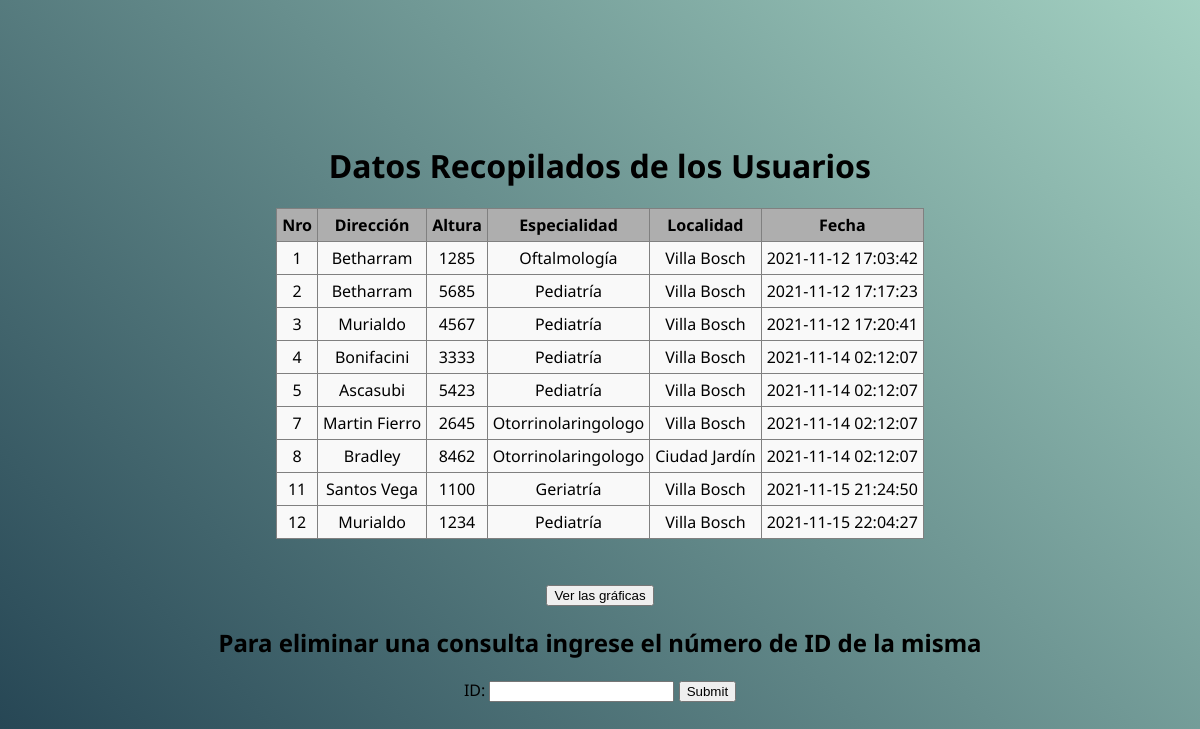
/php/contenido.php, run on the app's committed database.
### tables this page shows
CREATE TABLE `datos_pacientes` (
  `DatoID` int(11) NOT NULL,
  `Direccion` varchar(50) NOT NULL,
  `Altura` int(11) NOT NULL,
  `EspecialidadID_FK` int(11) DEFAULT NULL,
  `LocalidadID_FK` int(11) DEFAULT NULL,
  `Fecha` timestamp NOT NULL DEFAULT current_timestamp() ON UPDATE current_timestamp()
);

CREATE TABLE `especialidades` (
  `EspecialidadID` int(11) NOT NULL,
  `Tipo` varchar(100) NOT NULL
);

CREATE TABLE `Localidad` (
  `LocalidadID` int(11) NOT NULL,
  `Nombre` varchar(100) NOT NULL,
  `Partido` varchar(100) NOT NULL,
  `Provincia` varchar(100) NOT NULL
);

### php/contenido.php (the view, shortened to what this page needs)
<?php
	include 'conex.php';
?>
<!doctype html>
<html>
	<head>
		<link rel="stylesheet" href="../css/contenido.css">
	</head>
	<body>
		<h1>Datos Recopilados de los Usuarios</h1>
		<div class="datos">
			<table border=".1" cellpadding="5px">
				<tr bgcolor="#aeaeae">
					<th>Nro</th>
					<th>Dirección</th>
					<th>Altura</th>
					<th>Especialidad</th>
					<th>Localidad</th>
					<th>Fecha</th>
				</tr>
				<?php
					$sql="SELECT d.DatoID AS Nro, d.Direccion AS Direccion, d.Altura AS Altura, e.Tipo AS Especialidad, l.Nombre AS Localidad, d.Fecha AS Fecha FROM datos_pacientes AS d JOIN especialidades AS e ON EspecialidadID_FK = EspecialidadID JOIN Localidad AS l On LocalidadID_FK = LocalidadID GROUP BY d.DatoID";
					$result=mysqli_query($conex,$sql);
					while($mostrar=mysqli_fetch_array($result)){
				?>
				<tr bgcolor="f9f9f9">
					<td><?php echo $mostrar['Nro'] ?></td>
					<td><?php echo $mostrar['Direccion'] ?></td>
					<td><?php echo $mostrar['Altura'] ?></td>
					<td><?php echo $mostrar['Especialidad'] ?></td>
					<td><?php echo $mostrar['Localidad'] ?></td>
					<td><?php echo $mostrar['Fecha'] ?></td>
				</tr>
				<?php
					}
				?>
			</table>
		</div> <br>
		<br>
        <button onclick="window.location='graficos.php';"> Ver las gráficas </button> <br>
		<form id="baja" method="POST" action="baja.php">
    		<h2>Para eliminar una consulta ingrese el número de ID de la misma</h2>
    		<label>ID: </label>
    		<input type="number" name="ID" required>
    		<input type="submit" name="send">
		</form>
	</body>
</html>

### css/contenido.css (style rules this page uses)
body { text-align: center; margin: 20px; align-content: center; background: hsla(160%, 33%, 73%, 1); background: linear-gradient(225deg, hsla(160, 33%, 73%, 1) 0%, hsla(200, 42%, 22%, 1) 100%); background: -moz-linear-gradient(225deg, hsla(160, 33%, 73%, 1) 0%, hsla(200, 42%, 22%, 1) 100%); background: -webkit-linear-gradient(225deg, hsla(160, 33%, 73%, 1) 0%, hsla(200, 42%, 22%, 1) 100%); filter: progid: DXImageTransform.Microsoft.gradient( startColorstr="#A2D0C1", endColorstr="#214151", GradientType=1 ); font-family: 'Noto Sans', sans-serif; height: 98vh; }
.datos { text-align: center; align-content: center; align-self: center; }
table { margin: auto; border-collapse: collapse; align-self: center; }

### data on the page
datos_pacientes: DatoID "1", Direccion "Betharram", Altura "1285", EspecialidadID_FK.Tipo "Oftalmología", LocalidadID_FK.Nombre "Villa Bosch", Fecha "2021-11-12 17:03:42"
datos_pacientes: DatoID "2", Direccion "Betharram", Altura "5685", EspecialidadID_FK.Tipo "Pediatría", LocalidadID_FK.Nombre "Villa Bosch", Fecha "2021-11-12 17:17:23"
datos_pacientes: DatoID "3", Direccion "Murialdo", Altura "4567", EspecialidadID_FK.Tipo "Pediatría", LocalidadID_FK.Nombre "Villa Bosch", Fecha "2021-11-12 17:20:41"
datos_pacientes: DatoID "4", Direccion "Bonifacini", Altura "3333", EspecialidadID_FK.Tipo "Pediatría", LocalidadID_FK.Nombre "Villa Bosch", Fecha "2021-11-14 02:12:07"
datos_pacientes: DatoID "5", Direccion "Ascasubi", Altura "5423", EspecialidadID_FK.Tipo "Pediatría", LocalidadID_FK.Nombre "Villa Bosch", Fecha "2021-11-14 02:12:07"
datos_pacientes: DatoID "7", Direccion "Martin Fierro", Altura "2645", EspecialidadID_FK.Tipo "Otorrinolaringologo", LocalidadID_FK.Nombre "Villa Bosch", Fecha "2021-11-14 02:12:07"
datos_pacientes: DatoID "8", Direccion "Bradley", Altura "8462", EspecialidadID_FK.Tipo "Otorrinolaringologo", LocalidadID_FK.Nombre "Ciudad Jardín", Fecha "2021-11-14 02:12:07"
datos_pacientes: DatoID "11", Direccion "Santos Vega", Altura "1100", EspecialidadID_FK.Tipo "Geriatría", LocalidadID_FK.Nombre "Villa Bosch", Fecha "2021-11-15 21:24:50"
datos_pacientes: DatoID "12", Direccion "Murialdo", Altura "1234", EspecialidadID_FK.Tipo "Pediatría", LocalidadID_FK.Nombre "Villa Bosch", Fecha "2021-11-15 22:04:27"
